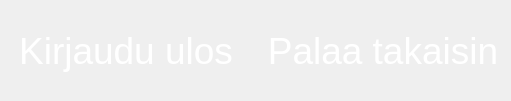
  <widget class="QWidget" name="widget" native="true">
   <property name="geometry">
    <rect>
     <x>1410</x>
     <y>0</y>
     <width>511</width>
     <height>101</height>
    </rect>
   </property>
   <widget class="QWidget" name="horizontalLayoutWidget">
    <property name="geometry">
     <rect>
      <x>0</x>
      <y>0</y>
      <width>511</width>
      <height>102</height>
     </rect>
    </property>
    <layout class="QHBoxLayout" name="horizontalLayout">
     <item>
      <widget class="QPushButton" name="kirjauduUlosGlobal">
       <property name="minimumSize">
        <size>
         <width>250</width>
         <height>100</height>
        </size>
       </property>
       <property name="maximumSize">
        <size>
         <width>250</width>
         <height>100</height>
        </size>
       </property>
       <property name="font">
        <font>
         <family>Ubuntu</family>
         <pointsize>28</pointsize>
         <bold>false</bold>
        </font>
       </property>
       <property name="cursor">
        <cursorShape>PointingHandCursor</cursorShape>
       </property>
       <property name="styleSheet">
        <string notr="true">QPushButton{
	border-image: url(:/buttontausta.png);
	background-color: transparent;
	color: rgb(255, 255, 255);
	background: none;
	border: none;
	background-repeat: none;
	selection-color: rgb(0, 0, 0);
}
QPushButton:pressed{
	border-image: url(:/buttonpainettu.png);
	background-color: transparent;
	color: rgb(255, 255, 255);
	background: none;
	border: none;
	background-repeat: none;
	selection-color: rgb(0, 0, 0);
}</string>
       </property>
       <property name="text">
        <string>Kirjaudu ulos</string>
       </property>
      </widget>
     </item>
     <item>
      <widget class="QPushButton" name="takaisinNappi">
       <property name="minimumSize">
        <size>
         <width>250</width>
         <height>100</height>
        </size>
       </property>
       <property name="maximumSize">
        <size>
         <width>250</width>
         <height>100</height>
        </size>
       </property>
       <property name="font">
        <font>
         <family>Ubuntu</family>
         <pointsize>28</pointsize>
        </font>
       </property>
       <property name="cursor">
        <cursorShape>PointingHandCursor</cursorShape>
       </property>
       <property name="styleSheet">
        <string notr="true">QPushButton{
	border-image: url(:/buttontausta.png);
	background-color: transparent;
	color: rgb(255, 255, 255);
	background: none;
	border: none;
	background-repeat: none;
	selection-color: rgb(0, 0, 0);
}
QPushButton:pressed{
	border-image: url(:/buttonpainettu.png);
	background-color: transparent;
	color: rgb(255, 255, 255);
	background: none;
	border: none;
	background-repeat: none;
	selection-color: rgb(0, 0, 0);
}</string>
       </property>
       <property name="text">
        <string>Palaa takaisin</string>
       </property>
      </widget>
     </item>
    </layout>
   </widget>
  </widget>
